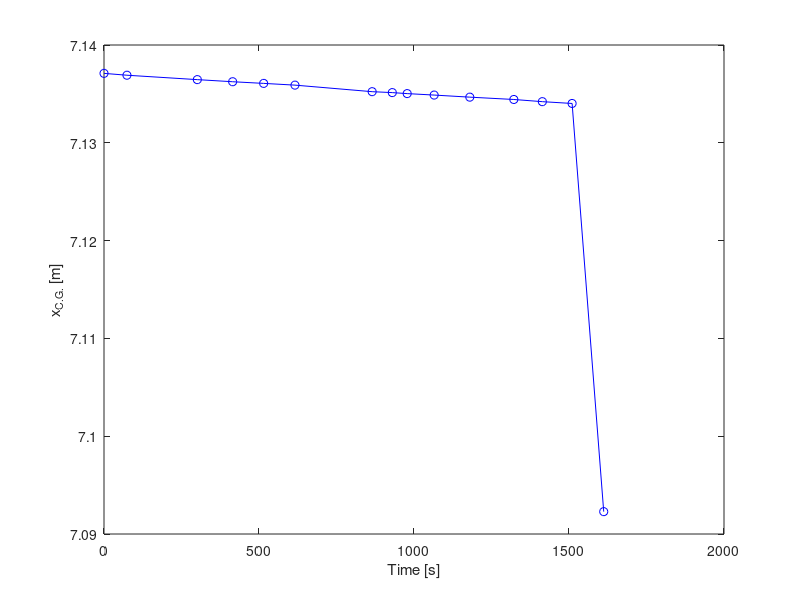

MATLAB code for this plot:
%NOTE: everything right now is in kg and m!!!
M_fuelused = 0.453592*([[443], 
    [468],
    [527],
    [555],
    [577],
    [600],
    [686],
    [698],
    [711],
    [730],
    [757],
    [787],
    [815],
    [838],
    [865]]);
    %Total fuel used

t = ([1350,1424,1651,1765,1865,1966,2215,2280,2328,2415,2530,2672,2764,2860,2962]);
%Measured time instances

M_BEM = 9165*0.453592*ones(15,1);               %Basic empty  mass
x_cgBEM = 291.65*2.54/100;                 %Cg position of the empty weight
                                                %given in appendix E?? NOT
                                                %SURE ABOUT THIS VALUE!!
                                                
momentBEM = (M_BEM*x_cgBEM).*ones(15,1);

%Calculations for Payload cg
%Before seat change:
M_pilot1 = 102;
M_pilot2 = 90;
M_coordinator = 78;
M_1L = 74;
M_1R = 79;
M_2L = 82;
M_2R = 80;
M_3L = 87;
M_3R = 68;
M_Payload = (M_pilot1+M_pilot2+M_coordinator+M_1L+M_1R+M_2L+M_2R+M_3L+M_3R)*ones(15,1);
x_cgpilots = 131*2.54/100;
x_cg1 = 214*2.54/100;
x_cg2 = 251*2.54/100;
x_cg3 = 288*2.54/100;
x_cgcoordinator = 170*2.54/100;

momentPilots = ((M_pilot1+M_pilot2)*x_cgpilots);
momentCoordinator = M_coordinator*x_cgcoordinator;
moment1 = (M_1L+M_1R)*x_cg1;
moment2 = (M_2L+M_2R)*x_cg2;
moment3 = (M_3L+M_3R)*x_cg3;

momentPayload = (momentPilots+momentCoordinator+moment1+moment2+moment3)*ones(14,1);

%After seat 3L change:
x_cg3R_con = 288*2.54/100;   
x_cg3L_change = 135*2.54/100;  %Assumed value (should be somewhere close to where
                            %the pilots sit but no exactly there since 3R
                            %didn't sit in the cockpit)
moment3R_con = M_3L*x_cg3R_con;
moment3L_change = M_3R*x_cg3L_change;

momentPayload(15) = (momentPilots+momentCoordinator+moment1+moment2+moment3R_con+moment3L_change);


%Calculation for Fuel cg
m_i_fuel = 4100*0.453592;               %Initial fuel mass
M_i_fuel = ones(15,1)*m_i_fuel;               
M_fuel = M_i_fuel-M_fuelused;
xcg_fuel = 285.3*2.54/100;              %meters and assumed constant!
                                        %Because we (and the ref data) have
                                        %the first flight of the day.
                                        %Therefore, looking at table E2,
                                        %you can calculate the moment arm
                                        %at each mass given and see that
                                        %the changes between 3000-4100 lbs
                                        %are soooo small i think it can be
                                        %assumed constant. (285.135-285.5).
                                        %Averaged it equals = 285.3
momentFuel = M_fuel*xcg_fuel;


%Calulation of the total cg
x_cg = (momentBEM + momentPayload + momentFuel)./(M_BEM + M_Payload + M_fuel);

plot(t-t(1),x_cg ,'o-b')
% title('C.G. Locations During First and Second Stationary Measurements')
xlabel('Time [s]')
ylabel('x_{C.G.} [m]')
% xlim([6 8])

